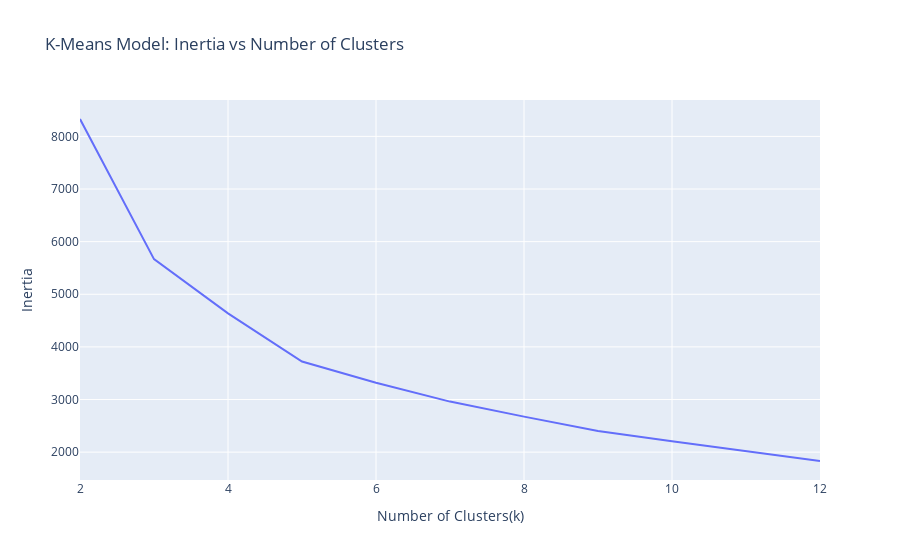

This figure's notebook cell:
### Code cell
# Create line plot of `inertia_errors` vs `n_clusters`
fig = px.line(
    
    x=n_clusters,
    y=inertia_errors,
    title="K-Means Model: Inertia vs Number of Clusters"
)

fig.update_layout(xaxis_title  = "Number of Clusters(k)", yaxis_title = "Inertia")

fig.show()

### Figure 1 — Plotly figure (JSON) as saved in the notebook; plotly's stock layout.template omitted (floating-point values rounded to 4 significant figures)
{"data": [{"hovertemplate": "x=%{x}<br>y=%{y}<extra></extra>", "legendgroup": "", "line": {"color": "#636efa", "dash": "solid"}, "marker": {"symbol": "circle"}, "mode": "lines", "name": "", "orientation": "v", "showlegend": false, "type": "scatter", "x": [2, 3, 4, 5, 6, 7, 8, 9, 10, 11, 12], "xaxis": "x", "y": [8331.0, 5668.0, 4638.0, 3722.0, 3318.0, 2960.0, 2675.0, 2403.0, 2207.0, 2017.0, 1832.0], "yaxis": "y"}], "layout": {"legend": {"tracegroupgap": 0}, "title": {"text": "K-Means Model: Inertia vs Number of Clusters"}, "xaxis": {"anchor": "y", "domain": [0, 1], "title": {"text": "Number of Clusters(k)"}}, "yaxis": {"anchor": "x", "domain": [0, 1], "title": {"text": "Inertia"}}}}
